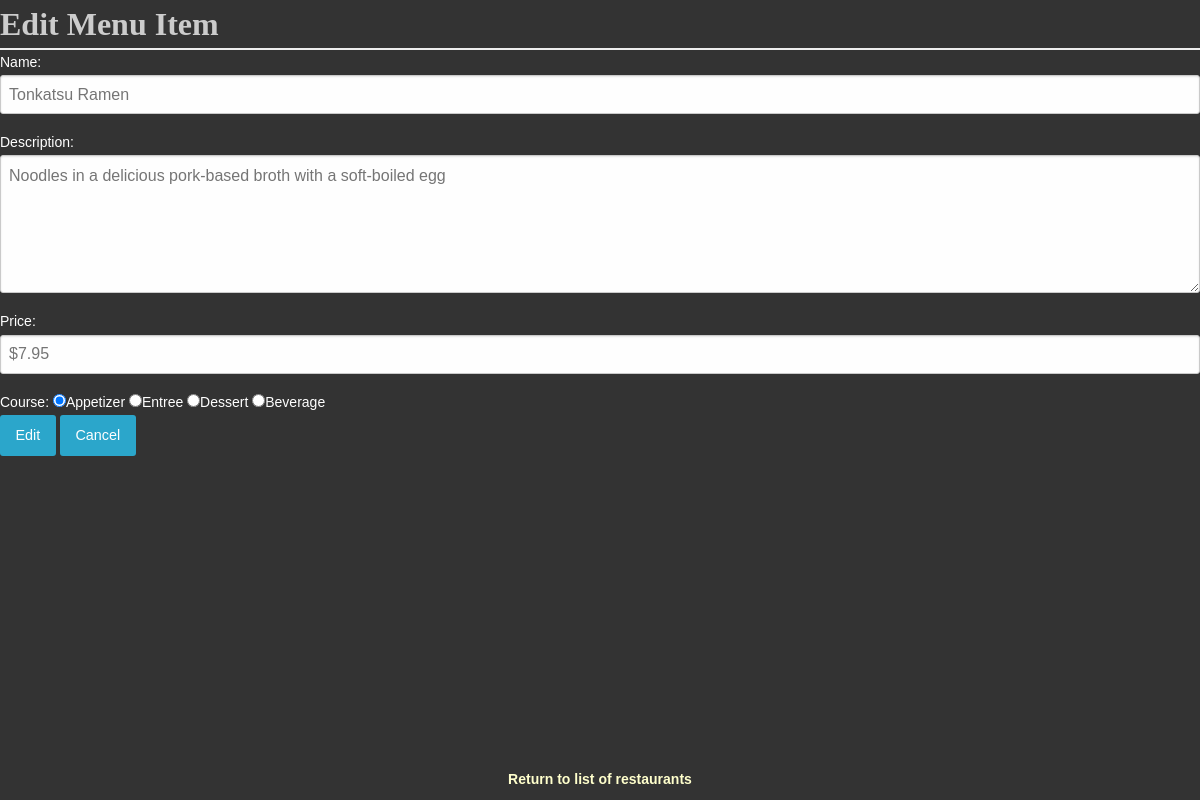
Screenshot of /restaurants/5/31/edit with the database file from the repository.
### database_setup.py (models this page shows, shortened)
class MenuItem(Base):
    __tablename__ = 'menu_item'
    name = Column(String(80), nullable=False)
    id = Column(Integer, primary_key=True)
    description = Column(String(250))
    price = Column(String(8))
    course = Column(String(250))
    restaurant_id = Column(Integer, ForeignKey('restaurant.id'))
    restaurant = relationship(Restaurant)

### restaurantsProject.py (the view)
@app.route('/restaurants/<int:restaurant_id>/<int:menu_id>/edit',
           methods=['GET', 'POST'])
def editMenuItem(restaurant_id, menu_id):
    editedItem = session.query(MenuItem).filter_by(id=menu_id).one()
    if request.method == 'POST':
        if request.form['name']:
            editedItem.name = request.form['name']
        if request.form['description']:
            editedItem.description = request.form['description']
        if request.form['price']:
            editedItem.price = request.form['price']
        if request.form['course']:
            editedItem.course = request.form['course']
        session.add(editedItem)
        session.commit()
        return redirect(url_for('restaurantMenu', restaurant_id=restaurant_id))
    else:
        return render_template(
            'editmenuitem.html', restaurant_id=restaurant_id, menu_id=menu_id, item=editedItem)

### templates/editmenuitem.html
<html>
<head>
    <link rel=stylesheet type=text/css href="{{ url_for('static', filename='styles.css') }}">
</head>
<body>
    <h1> Edit Menu Item </h1>
    <div class="formBorder">
        <form action="{{ url_for('editMenuItem',restaurant_id = restaurant_id, menu_id=item.id)}}" method='post' class='form'>
            <div class="text">
                <label> Name:
                    <input type='text' size='30' name='name' placeholder='{{item.name}}'>
                </label>
            </div>
            <div class="text">
                <label>Description:
                    <textarea name='description' rows='5' cols='80' placeholder='{{item.description}}'></textarea>
                </label>
            </div>
            <div class="text">
                <label>Price:
                    <input type='text' size='8' name='price' placeholder='{{item.price}}'>
                </label>
            </div>
            <div class="text">
                <label>Course: {% if item.course == 'Appetizer' %}
                        <input type='radio' name='course' value='Appetizer' checked>Appetizer</dd>
                    {%else%}
                        <input type='radio' name='course' value='Appetizer'>Appetizer</dd>
                    {% endif %} {% if item.course == 'Entree' %}
                        <input type='radio' name='course' value='Entree' checked>Entree</dd>
                    {%else%}
                        <input type='radio' name='course' value='Entree'>Entree</dd>
                    {% endif %} {% if item.course == 'Dessert'%}
                        <input type='radio' name='course' value='Dessert' checked>Dessert</dd>
                    {% else %}
                        <input type='radio' name='course' value='Dessert'>Dessert</dd>
                    {% endif %} {%if item.course =='Beverage'%}
                        <input type='radio' name='course' value='Beverage' checked>Beverage</dd>
                    {% else %}
                        <input type='radio' name='course' value='Beverage'>Beverage</dd>
                    {% endif %}
                </label>
            </div>
            <div class="text">
                <input type='submit' value='Edit' class='button'>
                <a href="{{url_for('restaurantMenu', restaurant_id = restaurant_id)}}" class="button"> Cancel </a>
            </div>
        </form>
    </div>
</body>
<div class="footer">
    <h3><a href="{{url_for('restaurantsIndex')}}"> Return to list of restaurants </a></h3>
</div>
</html>

### static/styles.css (style rules this page uses)
html { font-family: sans-serif; line-height: 1.15; -ms-text-size-adjust: 100%; -webkit-text-size-adjust: 100%; }
body { margin: 0; padding: 0; background: #fefefe; font-family: "Helvetica Neue", Helvetica, Roboto, Arial, sans-serif; font-weight: normal; line-height: 1.5; color: #0a0a0a; -webkit-font-smoothing: antialiased; -moz-osx-font-smoothing: grayscale; font-family: sans-serif; background-color: #333333; color: #cccccc; padding-bottom: 25px; }
a { background-color: transparent; -webkit-text-decoration-skip: objects; }
button, input, optgroup, select, textarea { font-family: sans-serif; font-size: 100%; line-height: 1.15; margin: 0; }
button, html [type="button"], [type="reset"], [type="submit"] { -webkit-appearance: button; }
input { overflow: visible; }
[type="checkbox"], [type="radio"] { box-sizing: border-box; padding: 0; }
textarea { overflow: auto; }
button, input, optgroup, select, textarea { font-family: inherit; }
[type='text'], [type='password'], [type='date'], [type='datetime'], [type='datetime-local'], [type='month'], [type='week'], [type='email'], [type='number'], [type='search'], [type='tel'], [type='time'], [type='url'], [type='color'], textarea { display: block; box-sizing: border-box; width: 100%; height: 2.4375rem; margin: 0 0 1rem; padding: 0.5rem; border: 1px solid #cacaca; border-radius: 3px; background-color: #fefefe; box-shadow: inset 0 1px 2px rgba(10, 10, 10, 0.1); font-family: inherit; font-size: 1rem; font-weight: normal; line-height: 1.5; color: #0a0a0a; transition: box-shadow 0.5s, border-color 0.25s ease-in-out; -webkit-appearance: none; -moz-appearance: none; appearance: none; }
textarea { max-width: 100%; }
textarea[rows] { height: auto; }
label { display: block; margin: 0; font-size: 0.875rem; font-weight: normal; line-height: 1.8; color: #ffffff; }
.button { display: inline-block; vertical-align: middle; margin: 0 0 1rem 0; font-family: inherit; padding: 0.85em 1em; -webkit-appearance: none; border: 1px solid transparent; border-radius: 3px; transition: background-color 0.25s ease-out, color 0.25s ease-out; font-size: 0.9rem; line-height: 1; text-align: center; cursor: pointer; background-color: #2ba6cb; color: #fefefe; }
h1, h2, h3, h4 { color: #CCCCCC; }
h1, h2 { font-family: 'Georgia', serif; margin: 0; }
h1 { border-bottom: 2px solid #eee; }
a { text-decoration: none; color: #FFFFCC; font-size: .75em; }
.footer { display: inline-block; position: fixed; left: 0; bottom: 0; width: 100%; color: white; text-align: center; height: 50px; }

### rows the page displays
MenuItem: name "Tonkatsu Ramen", description "Noodles in a delicious pork-based broth with a soft-boiled egg", price "$7.95"
